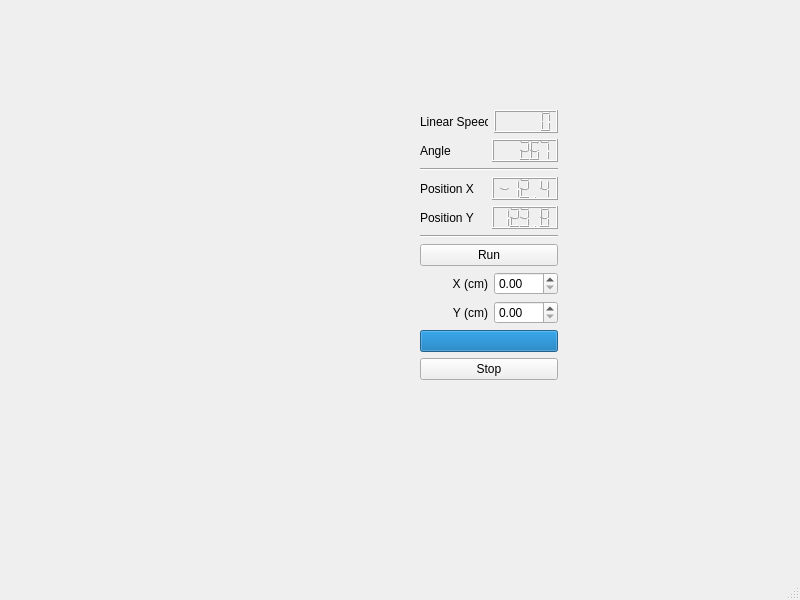
<?xml version="1.0" encoding="UTF-8"?>
<ui version="4.0">
 <class>MonitorWindow</class>
 <widget class="QMainWindow" name="MonitorWindow">
  <property name="geometry">
   <rect>
    <x>0</x>
    <y>0</y>
    <width>800</width>
    <height>600</height>
   </rect>
  </property>
  <property name="windowTitle">
   <string>MainWindow</string>
  </property>
  <widget class="QWidget" name="centralwidget">
   <widget class="QWidget" name="layoutWidget">
    <property name="geometry">
     <rect>
      <x>420</x>
      <y>110</y>
      <width>138</width>
      <height>292</height>
     </rect>
    </property>
    <layout class="QVBoxLayout" name="verticalLayout_2">
     <item>
      <layout class="QVBoxLayout" name="verticalLayout">
       <item>
        <layout class="QHBoxLayout" name="horizontalLayout_2">
         <item>
          <widget class="QLabel" name="label">
           <property name="maximumSize">
            <size>
             <width>16777215</width>
             <height>32</height>
            </size>
           </property>
           <property name="text">
            <string>Linear Speed</string>
           </property>
          </widget>
         </item>
         <item>
          <widget class="QLCDNumber" name="lcdNumber">
           <property name="maximumSize">
            <size>
             <width>128</width>
             <height>24</height>
            </size>
           </property>
           <property name="segmentStyle">
            <enum>QLCDNumber::Filled</enum>
           </property>
          </widget>
         </item>
        </layout>
       </item>
       <item>
        <layout class="QHBoxLayout" name="horizontalLayout_3">
         <item>
          <widget class="QLabel" name="label_2">
           <property name="maximumSize">
            <size>
             <width>16777215</width>
             <height>32</height>
            </size>
           </property>
           <property name="text">
            <string>Angle</string>
           </property>
          </widget>
         </item>
         <item>
          <widget class="QLCDNumber" name="lcdNumber_2">
           <property name="maximumSize">
            <size>
             <width>128</width>
             <height>24</height>
            </size>
           </property>
           <property name="smallDecimalPoint">
            <bool>false</bool>
           </property>
           <property name="segmentStyle">
            <enum>QLCDNumber::Filled</enum>
           </property>
           <property name="value" stdset="0">
            <double>267.000000000000000</double>
           </property>
          </widget>
         </item>
        </layout>
       </item>
       <item>
        <widget class="Line" name="line_3">
         <property name="orientation">
          <enum>Qt::Horizontal</enum>
         </property>
        </widget>
       </item>
       <item>
        <layout class="QVBoxLayout" name="verticalLayout_6">
         <item>
          <layout class="QHBoxLayout" name="horizontalLayout_10">
           <item>
            <widget class="QLabel" name="label_5">
             <property name="text">
              <string>Position X</string>
             </property>
            </widget>
           </item>
           <item>
            <widget class="QLCDNumber" name="lcdNumber_3">
             <property name="maximumSize">
              <size>
               <width>128</width>
               <height>24</height>
              </size>
             </property>
             <property name="frameShape">
              <enum>QFrame::Box</enum>
             </property>
             <property name="segmentStyle">
              <enum>QLCDNumber::Filled</enum>
             </property>
             <property name="value" stdset="0">
              <double>-12.449999999999999</double>
             </property>
            </widget>
           </item>
          </layout>
         </item>
         <item>
          <layout class="QHBoxLayout" name="horizontalLayout_9">
           <item>
            <widget class="QLabel" name="label_6">
             <property name="text">
              <string>Position Y</string>
             </property>
            </widget>
           </item>
           <item>
            <widget class="QLCDNumber" name="lcdNumber_4">
             <property name="maximumSize">
              <size>
               <width>128</width>
               <height>24</height>
              </size>
             </property>
             <property name="segmentStyle">
              <enum>QLCDNumber::Filled</enum>
             </property>
             <property name="value" stdset="0">
              <double>123.780000000000001</double>
             </property>
            </widget>
           </item>
          </layout>
         </item>
        </layout>
       </item>
      </layout>
     </item>
     <item>
      <widget class="Line" name="line_2">
       <property name="orientation">
        <enum>Qt::Horizontal</enum>
       </property>
      </widget>
     </item>
     <item>
      <widget class="QPushButton" name="pushRun">
       <property name="text">
        <string>Run</string>
       </property>
      </widget>
     </item>
     <item>
      <layout class="QVBoxLayout" name="verticalLayout_4">
       <item>
        <layout class="QHBoxLayout" name="horizontalLayout_5">
         <item>
          <widget class="QLabel" name="label_3">
           <property name="text">
            <string>X (cm)</string>
           </property>
           <property name="alignment">
            <set>Qt::AlignRight|Qt::AlignTrailing|Qt::AlignVCenter</set>
           </property>
          </widget>
         </item>
         <item>
          <widget class="QDoubleSpinBox" name="doubleSpinBox">
           <property name="maximumSize">
            <size>
             <width>64</width>
             <height>24</height>
            </size>
           </property>
          </widget>
         </item>
        </layout>
       </item>
       <item>
        <layout class="QHBoxLayout" name="horizontalLayout_6">
         <item>
          <widget class="QLabel" name="label_4">
           <property name="text">
            <string>Y (cm)</string>
           </property>
           <property name="alignment">
            <set>Qt::AlignRight|Qt::AlignTrailing|Qt::AlignVCenter</set>
           </property>
          </widget>
         </item>
         <item>
          <widget class="QDoubleSpinBox" name="doubleSpinBox_2">
           <property name="maximumSize">
            <size>
             <width>64</width>
             <height>24</height>
            </size>
           </property>
          </widget>
         </item>
        </layout>
       </item>
      </layout>
     </item>
     <item>
      <widget class="QProgressBar" name="progressBar">
       <property name="sizePolicy">
        <sizepolicy hsizetype="Ignored" vsizetype="Fixed">
         <horstretch>0</horstretch>
         <verstretch>0</verstretch>
        </sizepolicy>
       </property>
       <property name="maximumSize">
        <size>
         <width>256</width>
         <height>16777215</height>
        </size>
       </property>
       <property name="value">
        <number>100</number>
       </property>
       <property name="textVisible">
        <bool>false</bool>
       </property>
      </widget>
     </item>
     <item>
      <widget class="QPushButton" name="pushStop">
       <property name="text">
        <string>Stop</string>
       </property>
      </widget>
     </item>
     <item>
      <spacer name="verticalSpacer">
       <property name="orientation">
        <enum>Qt::Vertical</enum>
       </property>
       <property name="sizeHint" stdset="0">
        <size>
         <width>20</width>
         <height>40</height>
        </size>
       </property>
      </spacer>
     </item>
    </layout>
   </widget>
  </widget>
  <widget class="QMenuBar" name="menubar">
   <property name="geometry">
    <rect>
     <x>0</x>
     <y>0</y>
     <width>800</width>
     <height>21</height>
    </rect>
   </property>
  </widget>
  <widget class="QStatusBar" name="statusbar"/>
 </widget>
 <resources/>
 <connections/>
</ui>
